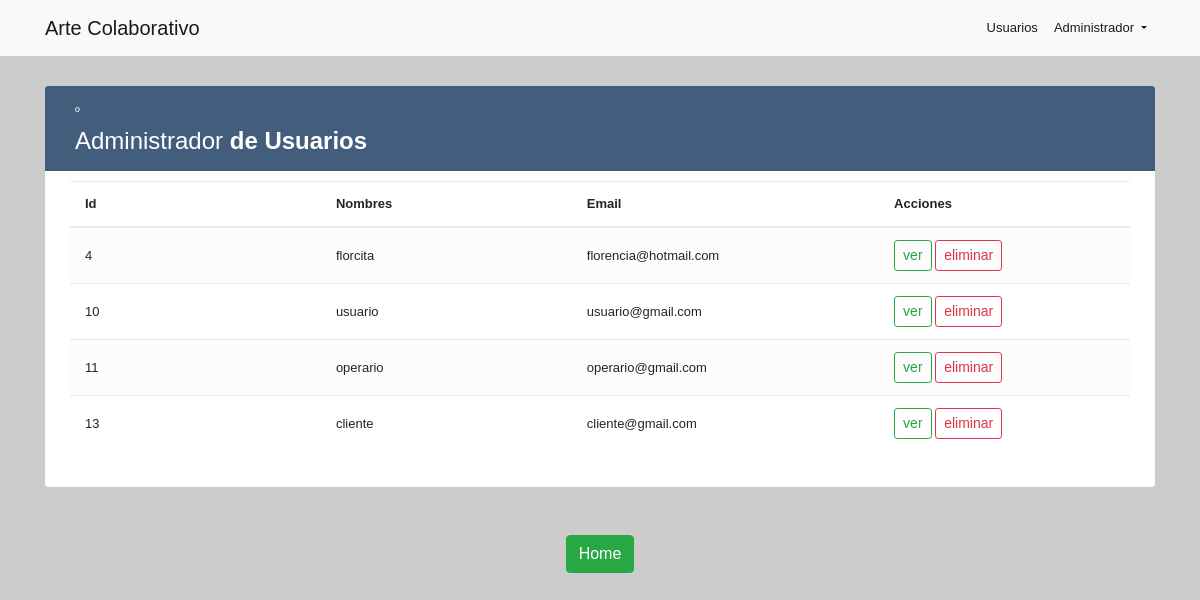
The app's page /vista/dashboard.php (signed in) with its own data.
### tables this page shows
CREATE TABLE `usuario` (
  `id` int(11) NOT NULL,
  `user` varchar(60) DEFAULT NULL,
  `email` varchar(70) DEFAULT NULL,
  `password` varchar(60) DEFAULT NULL,
  `tipo` enum('admin','usuario') DEFAULT NULL,
  `nombres` varchar(60) DEFAULT NULL,
  `apellidos` varchar(60) DEFAULT NULL,
  `direccion` varchar(80) DEFAULT NULL,
  `ciudad` varchar(50) DEFAULT NULL,
  `codigoPostal` varchar(20) DEFAULT NULL,
  `Telefono` varchar(20) DEFAULT NULL,
  `descripcion` text DEFAULT NULL
);

### app/datosUsuarios.php (called while the page is built, shortened)
<?php
function obtenerUsuarios($conx)
{
	$sql = "SELECT * FROM usuario";
	$consulta = mysqli_query($conx, $sql);
	$users=[];
	 while ($fila = mysqli_fetch_assoc($consulta)) {
	 	if($fila["tipo"]=="usuario"){
	 		array_push($users, $fila);
	 	}
    }
	return $users;
}

### vista/dashboard.php (the view, shortened to what this page needs)
<?php
include_once "../section/header.php";
include_once "../app/conexion.php";
include_once "../app/datosUsuarios.php";
$u=obtenerUsuarios($conect);
?>
<div class="container">
	<div class="table-responsive">
		<div class="table-wrapper">
			<div class="table-title">º
				<div class="row">
					<div class="col-sm-12">
						<h2>Administrador <b> de Usuarios</b></h2>
					</div>
				</div>
			</div>
			<table class="table table-striped table-hover">
				<thead>
					<tr>
						<th>Id</th>
						<th>Nombres</th>
						<th>Email</th>
						<th>Acciones</th>
					</tr>
				</thead>
				<tbody>
					<?php
					foreach ($u as $row) {
					?>
					<tr>
						<td><?php echo $row['id']?></td>
						<td><?php echo $row['user']?></td>
						<td><?php echo $row['email']?></td>
						<td>
							<a href="ver.php?id=<?php echo $row['id']?>" class="btn btn-outline-success btn-sm">ver</a>
							<a href="../app/delete.php?id=<?php echo $row['id']?>" class="btn btn-outline-danger btn-sm">eliminar</a>
						</td>
					<?php } ?>
					</tr>
				</tbody>
			</table>
		</div>
	</div>
</div>
<?php
include_once '../section/footer.php';
?>

### section/header.php (style rules this page uses)
body { background-color: #ccc !important; }

### records on screen
usuario: id "4", user "florcita", email "florencia@hotmail.com"
usuario: id "10", user "usuario", email "usuario@gmail.com"
usuario: id "11", user "operario", email "operario@gmail.com"
usuario: id "13", user "cliente", email "cliente@gmail.com"

### other values on screen
$result = $_SESSION['tipo'] ==='admin' ? 'Administrador' : '' "Administrador"
